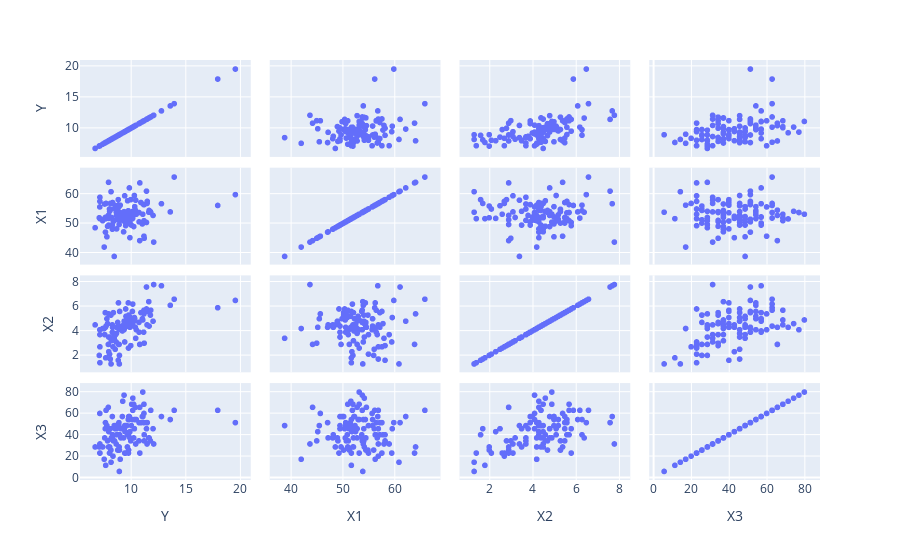

Notebook source saved alongside this figure:
### Markdown cell above
### b. Obtain the scatter plot matrix and the correlation matrix for each proposed model. Interpret these and state your principal findings.

### Code cell
import plotly.express as px
fig = px.scatter_matrix(df1)
fig.show()
